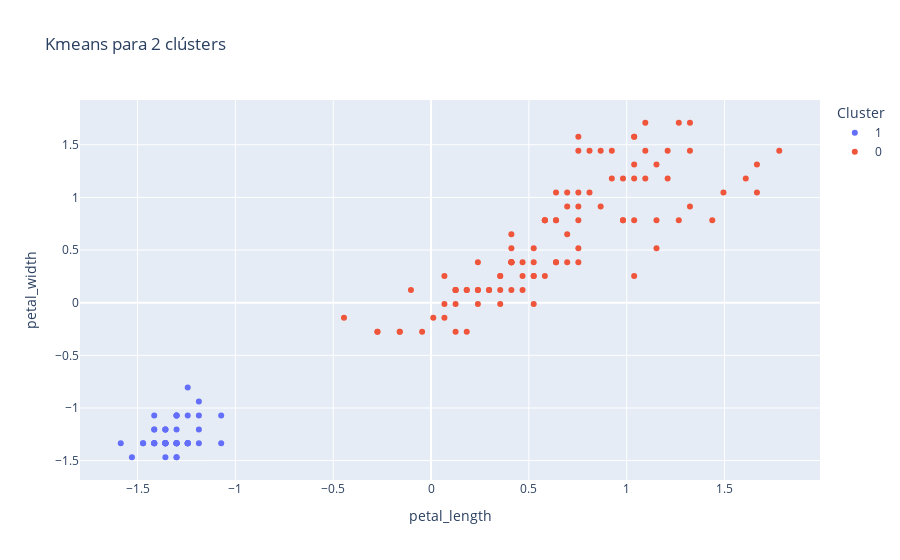

This figure's notebook cell:
### Code cell
# Escalar datos y obtener aplicar K-means
petals_scaled_df = escalarDatos(df=petals)
clusters_estandar = kMeansIrisPetalo(df=petals_scaled_df, k=2)
